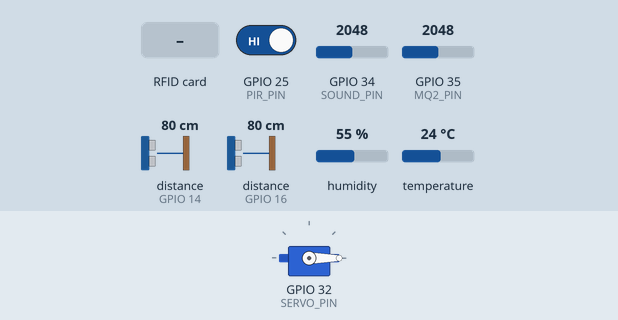
Recording of a program running on a simulated ESP32. Parts: servo. The inputs (shaded band) are chosen by the test bench; at power-on: GPIO 25 (PIR_PIN) HIGH, GPIO 34 (SOUND_PIN) = 2048, GPIO 35 (MQ2_PIN) = 2048, distance to the obstacle (sensors on GPIO 14, GPIO 16) 80 cm, humidity 55 %, temperature 24 °C. The echo pulse lasts 58.3 µs per cm; servo pulses on a pin are drawn as a servo (544–2400 µs = 0–180°); what the program prints to the serial monitor is not drawn.

Above: at 3.7 s.
3.8 s: RFID card 12 34 56 77 held to the reader
At 9.4 s:
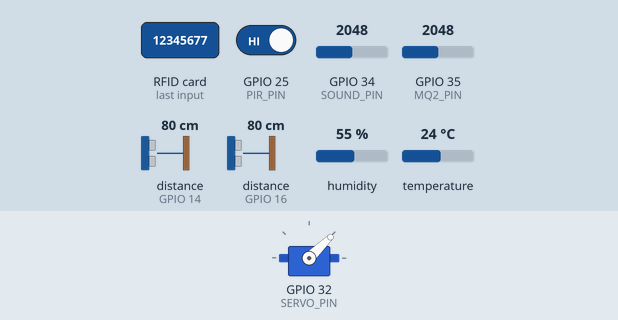
14.6 s: RFID card 5E 7A 19 C4 held to the reader
At 25.0 s:
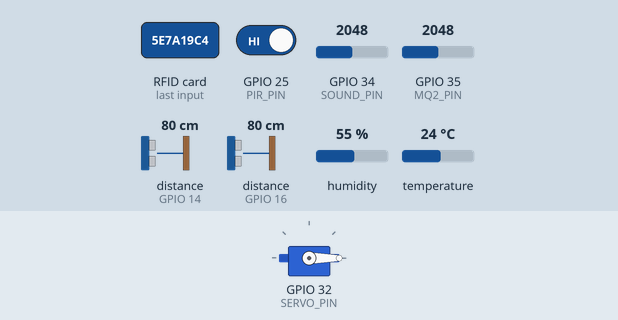
Timing chart, 0 to 26.5 s (numbered marks = the images above; inputs shaded):
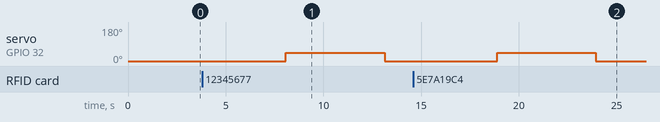

Measured:
- after the input at 3.8 s, servo on GPIO 32 (SERVO_PIN): 0° → 44° after 4.3 s, → 0° 5.1 s later
- after the input at 14.6 s, servo on GPIO 32 (SERVO_PIN): 0° → 44° after 4.3 s, → 0° 5.1 s later

The program:

main.cpp
```cpp
#include <Arduino.h>
#include <WiFi.h>
#include "AdafruitIO_WiFi.h"
#include "DHT.h"
#include <SPI.h>
#include <MFRC522.h>
#include <NewPing.h>

// ————— WiFi y Adafruit IO —————
#define WIFI_SSID    "777"
#define WIFI_PASS    "12345677"
#define IO_USERNAME  "su user"
#define IO_KEY       "sy key de adafruit"

AdafruitIO_WiFi io(IO_USERNAME, IO_KEY, WIFI_SSID, WIFI_PASS);

// ————— Pines —————
#define SOUND_PIN   34
#define MQ2_PIN     35
#define DHT_PIN     26
#define DHT_TYPE    DHT11
#define PIR_PIN     25

#define TRIG_PIN    27
#define ECHO_PIN    14

#define TRIG_PIN2    4
#define ECHO_PIN2    16

#define MAX_DIST    200
#define SS_PIN      5
#define RST_PIN     22
#define SERVO_PIN   32

// ————— Objetos y librerías —————
DHT dht(DHT_PIN, DHT_TYPE);
NewPing sonar(TRIG_PIN, ECHO_PIN, MAX_DIST);
NewPing sonar2(TRIG_PIN2, ECHO_PIN2, MAX_DIST);
MFRC522 mfrc522(SS_PIN, RST_PIN);

// ————— Configuración PWM para servo —————
const int servoChannel = 0;  // Canal PWM
const int servoFreq = 50;    // 50Hz para servos
const int servoResolution = 16;  // Resolución de 16 bits

// ————— Feeds —————
AdafruitIO_Feed *soundFeed    = io.feed("sound-sensor");
AdafruitIO_Feed *gasFeed      = io.feed("gas-sensor");
AdafruitIO_Feed *tempFeed     = io.feed("temperature");
AdafruitIO_Feed *humFeed      = io.feed("humidity");
AdafruitIO_Feed *motionFeed   = io.feed("motion-detector");
AdafruitIO_Feed *distFeed     = io.feed("ultrasonic-distance");
AdafruitIO_Feed *distFeed2    = io.feed("ultrasonic-distance2");
AdafruitIO_Feed *nfcFeed      = io.feed("nfc-uid");
AdafruitIO_Feed *servoFeed    = io.feed("servo-angle");

// ————— Guarda el último UID leído —————
String lastUID = "";

// ————— Control de tiempo para envío a Adafruit —————
unsigned long lastSendTime = 0;
const unsigned long sendInterval = 60000; // 60 segundos

// ————— Variables para almacenar últimas lecturas —————
int lastSoundValue = 0;
int lastGasValue = 0;
float lastTemperature = 0;
float lastHumidity = 0;
int lastMotionValue = 0;
unsigned int lastDistance = 0;
unsigned int lastDistance2 = 0;

// ————— Función para controlar servo con PWM —————
void moverServo(int grados) {
  // Convertir grados (0-180) a duty cycle
  // Para servos: 1ms = 0°, 1.5ms = 90°, 2ms = 180°
  // Con 50Hz: periodo = 20ms
  // Duty cycle = (1ms + (grados/180) * 1ms) / 20ms
  int minPulse = 1638;   // ~1ms en duty cycle (16 bits)
  int maxPulse = 3277;   // ~2ms en duty cycle (16 bits)
  int dutyCycle = minPulse + (grados * (maxPulse - minPulse)) / 180;

  ledcWrite(servoChannel, dutyCycle);
  Serial.printf("🎛 Servo movido a %d° (duty: %d)\n", grados, dutyCycle);
}
// ————— Funciones de lectura (solo consola) —————
void leerSonido() {
  int raw = analogRead(SOUND_PIN);
  int val = raw - 3900;
  if (val < 0) val += 100;
  lastSoundValue = val;  // guardamos el valor
  Serial.printf("🔊 Sonido: %d\n", val);
}
void leerMQ2() {
  int gas = analogRead(MQ2_PIN);
  lastGasValue = gas;  // guardamos el valor
  Serial.printf("💨 Gas: %d\n", gas);
}

void leerDHT() {
  float t = dht.readTemperature();
  float h = dht.readHumidity();
  if (!isnan(t)) lastTemperature = t;  // guardamos el valor
  if (!isnan(h)) lastHumidity = h;     // guardamos el valor
  Serial.printf("🌡️ Temp: %.1f°C / 💧 Hum: %.1f%%\n", t, h);
}

void leerMovimiento() {
  int m = digitalRead(PIR_PIN);
  lastMotionValue = m;  // guardamos el valor
  Serial.printf("🚶 Movimiento: %d\n", m);
}

void leerUltrasonido() {
  delay(50);
  unsigned int d = sonar.ping_cm();
  lastDistance = d;  // guardamos el valor
  Serial.printf("📏 Dist: %d cm\n", d);
}
void leerUltrasonido2() {
  delay(50);
  unsigned int p = sonar2.ping_cm();
  lastDistance2 = p;  // guardamos el valor
  Serial.printf("📏 Dist2: %d cm\n", p);
}

void leerNFC() {
  // Si hay nueva tarjeta, actualizamos lastUID y movemos el servo
  if (mfrc522.PICC_IsNewCardPresent() && mfrc522.PICC_ReadCardSerial()) {
    String uid = "";
    for (byte i = 0; i < mfrc522.uid.size; i++) {
      if (mfrc522.uid.uidByte[i] < 0x10) uid += "0";
      uid += String(mfrc522.uid.uidByte[i], HEX);
    }
    uid.toUpperCase();
    lastUID = uid;  // guardamos el último UID
    Serial.println("💳 NFC UID nuevo detectado: " + lastUID);

    // Movemos el servo a 180°
    moverServo(180);
    servoFeed->save(180);
    Serial.println("🎛 Servo moved to 180°");

    // Esperamos 5 segundos
    delay(5000);

    // Regresamos el servo a 0°
    moverServo(0);
    servoFeed->save(0);
    Serial.println("🎛 Servo returned to 0°");

    delay(500);  // para evitar lecturas duplicadas
  }

  // Solo información de estado en consola (no enviamos a Adafruit en cada lectura)
  if (lastUID.length() > 0) {
    Serial.println("🪪 Estado NFC: Última tarjeta leída -> " + lastUID);
  } else {
    Serial.println("🪪 Estado NFC: Aún no se leyó ninguna tarjeta");
  }
}

void enviarDatosAdafruit() {
  // Solo enviamos a Adafruit cada minuto
  unsigned long currentTime = millis();
  if (currentTime - lastSendTime >= sendInterval) {
    Serial.println("📤 Enviando todos los datos a Adafruit...");

    // Enviar todos los sensores
    soundFeed->save(lastSoundValue);
    gasFeed->save(lastGasValue);
    tempFeed->save(lastTemperature);
    humFeed->save(lastHumidity);
    motionFeed->save(lastMotionValue);
    distFeed->save(lastDistance);
    distFeed2->save(lastDistance2);

    // Enviar NFC solo si hay datos
    if (lastUID.length() > 0) {
      nfcFeed->save(lastUID);
      Serial.println("📤 ✅ Datos enviados - NFC UID: " + lastUID);
    } else {
      Serial.println("📤 ✅ Datos enviados - Sin tarjeta NFC");
    }

    Serial.printf("📤 ✅ Enviados: Sonido=%d, Gas=%d, Temp=%.1f°C, Hum=%.1f%%, Mov=%d, Dist=%dcm, Dist2=%dcm\n",
                  lastSoundValue, lastGasValue, lastTemperature, lastHumidity,
                  lastMotionValue, lastDistance, lastDistance2);

    lastSendTime = currentTime;
  }
}

// ————— Setup y loop —————
void setup() {
  Serial.begin(9600);
  delay(1000);

  dht.begin();
  pinMode(PIR_PIN, INPUT);
  SPI.begin();
  mfrc522.PCD_Init();

  // Configuración del PWM para servo
  ledcSetup(servoChannel, servoFreq, servoResolution);
  ledcAttachPin(SERVO_PIN, servoChannel);
  moverServo(0);  // Posición inicial en 0°
  Serial.println("🎛 Servo PWM inicializado en 0°");

  // Conexión a Adafruit IO
  io.connect();
  while (io.status() < AIO_CONNECTED) {
    Serial.print(".");
    delay(500);
  }
  Serial.println("\n✅ Conectado a Adafruit IO");
}

void loop() {
  io.run();

  // Lecturas en orden
  leerSonido();
  leerMQ2();
  leerDHT();
  leerMovimiento();
  leerUltrasonido();
  leerUltrasonido2();
  leerNFC();

  // Envío a Adafruit solo cada minuto
  enviarDatosAdafruit();

  // Esperamos 5s para lecturas más frecuentes en consola (locales no a adafruit)
  delay(5000);
}
```
